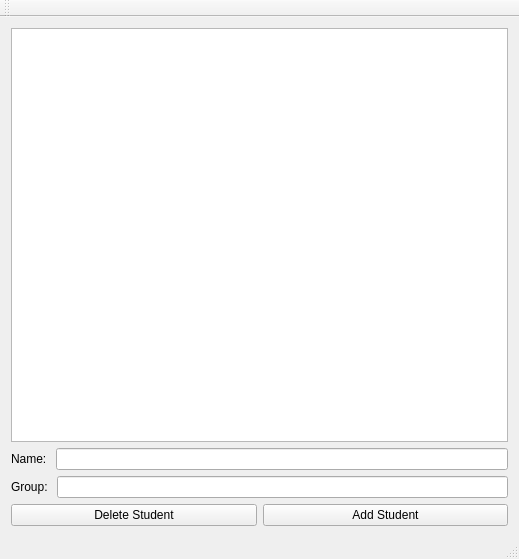
<?xml version="1.0" encoding="UTF-8"?>
<ui version="4.0">
 <class>MainWindow</class>
 <widget class="QMainWindow" name="MainWindow">
  <property name="geometry">
   <rect>
    <x>0</x>
    <y>0</y>
    <width>519</width>
    <height>559</height>
   </rect>
  </property>
  <property name="windowTitle">
   <string>Master Teacher</string>
  </property>
  <widget class="QWidget" name="centralWidget">
   <layout class="QGridLayout" name="gridLayout">
    <item row="0" column="0">
     <layout class="QVBoxLayout" name="verticalLayout_2">
      <item>
       <widget class="QListWidget" name="studentList"/>
      </item>
      <item>
       <layout class="QVBoxLayout" name="verticalLayout">
        <item>
         <layout class="QHBoxLayout" name="horizontalLayout">
          <item>
           <widget class="QLabel" name="nameLabel">
            <property name="text">
             <string>Name: </string>
            </property>
            <property name="margin">
             <number>-2</number>
            </property>
           </widget>
          </item>
          <item>
           <widget class="QLineEdit" name="nameEdit"/>
          </item>
         </layout>
        </item>
        <item>
         <layout class="QHBoxLayout" name="horizontalLayout_2">
          <item>
           <widget class="QLabel" name="groupLabel">
            <property name="text">
             <string>Group: </string>
            </property>
           </widget>
          </item>
          <item>
           <widget class="QLineEdit" name="groupEdit"/>
          </item>
         </layout>
        </item>
        <item>
         <layout class="QHBoxLayout" name="horizontalLayout_3">
          <item>
           <widget class="QPushButton" name="deleteButton">
            <property name="text">
             <string>Delete Student</string>
            </property>
           </widget>
          </item>
          <item>
           <widget class="QPushButton" name="addButton">
            <property name="text">
             <string>Add Student</string>
            </property>
           </widget>
          </item>
         </layout>
        </item>
       </layout>
      </item>
     </layout>
    </item>
   </layout>
  </widget>
  <widget class="QMenuBar" name="menuBar">
   <property name="geometry">
    <rect>
     <x>0</x>
     <y>0</y>
     <width>519</width>
     <height>22</height>
    </rect>
   </property>
  </widget>
  <widget class="QToolBar" name="mainToolBar">
   <attribute name="toolBarArea">
    <enum>TopToolBarArea</enum>
   </attribute>
   <attribute name="toolBarBreak">
    <bool>false</bool>
   </attribute>
  </widget>
  <widget class="QStatusBar" name="statusBar"/>
 </widget>
 <layoutdefault spacing="6" margin="11"/>
 <resources/>
 <connections/>
</ui>
